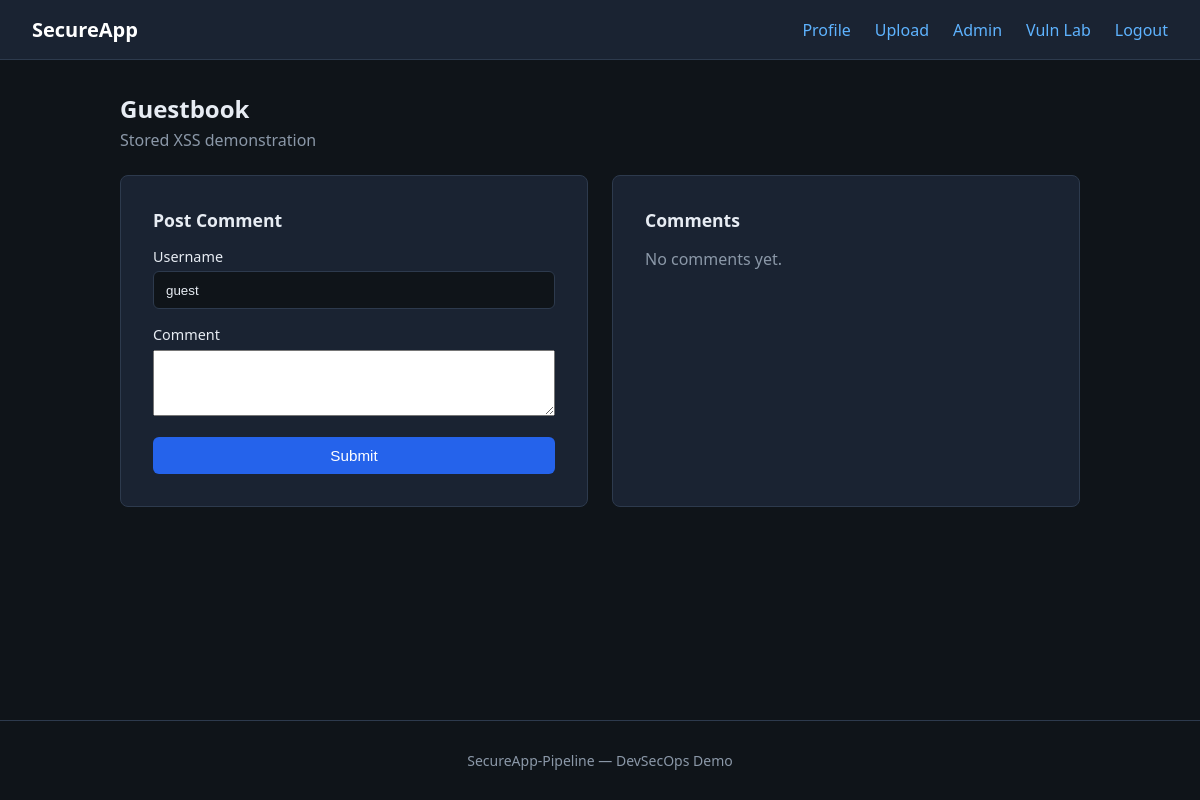
Page /vulnerable/xss-stored (signed in) on the earlier database version.
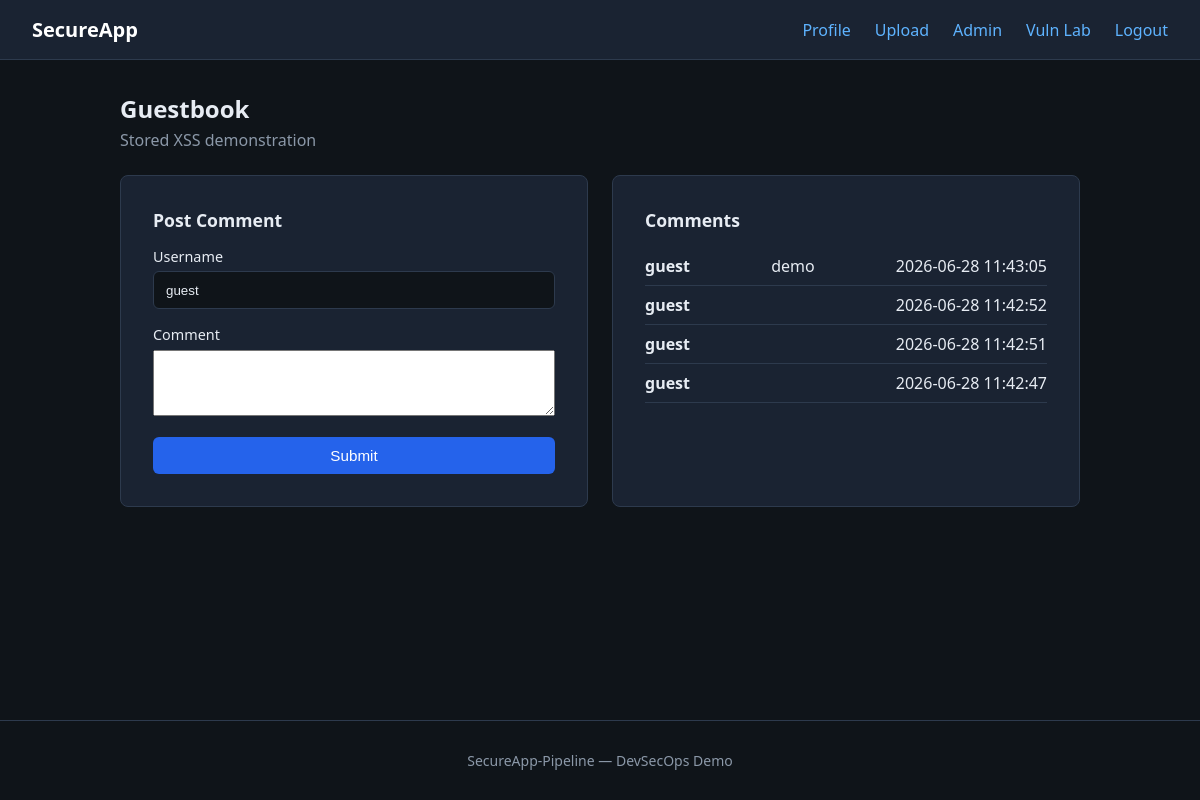
Same page on the later database version.
### tables this page shows
CREATE TABLE vulnerable_comments (
            id INTEGER PRIMARY KEY AUTOINCREMENT,
            username TEXT NOT NULL,
            body TEXT NOT NULL,
            created_at TEXT NOT NULL
        );

### app/routes/vulnerable.py (the view, shortened to what this page needs)
@vulnerable_bp.route("/xss-stored", methods=["GET", "POST"])
def xss_stored():
    db = get_db()
    comments = db.execute(
        """
        SELECT username, body, created_at
        FROM vulnerable_comments
        ORDER BY id DESC
        """
    ).fetchall()
    return render_template("vulnerable/xss_stored.html", comments=comments)

### app.py (called while the page is built)
def get_db():
    if "db" not in g:
        g.db = sqlite3.connect(DATABASE)
        g.db.row_factory = sqlite3.Row
    return g.db

def current_user():
    if "user_id" not in session:
        return None
    return get_db().execute(
        "SELECT id, username, email, is_admin, created_at FROM users WHERE id = ?",
        (session["user_id"],),
    ).fetchone()

@app.before_request
def load_logged_in_user():
    g.user = current_user()

### app/routes/vulnerable.py (called while the page is built)
def get_db():
    return g.db

### templates/vulnerable/xss_stored.html (shortened to what this page needs)
{% extends "base.html" %}
{% block content %}
<section class="page-header">
    <h1>Guestbook</h1>
    <p class="subtitle">Stored XSS demonstration</p>
</section>
<div class="card-grid">
    <article class="card">
        <h2>Post Comment</h2>
        <form method="post" class="form">
            <div class="form-group">
                <label for="username">Username</label>
                <input type="text" id="username" name="username" value="guest">
            </div>
            <div class="form-group">
                <label for="body">Comment</label>
                <textarea id="body" name="body" rows="4" style="width:100%;"></textarea>
            </div>
            <button type="submit" class="btn btn-primary">Submit</button>
        </form>
    </article>
    <article class="card">
        <h2>Comments</h2>
        {% if comments %}
            <ul class="item-list">
                {% for comment in comments %}
                    <li>
                        <strong>{{ comment.username|safe }}</strong>
                        <div>{{ comment.body|safe }}</div>
                        <time>{{ comment.created_at }}</time>
                    </li>
                {% endfor %}
            </ul>
        {% else %}
            <p class="empty-state">No comments yet.</p>
        {% endif %}
    </article>
</div>
{% endblock %}

### templates/base.html (shortened to what this page needs)
<!DOCTYPE html>
<html lang="en">
<head>
    <link rel="stylesheet" href="{{ url_for('static', filename='css/style.css') }}">
</head>
<body>
    <nav class="navbar">
        <div class="nav-brand">
            <a href="{{ url_for('index') }}">SecureApp</a>
        </div>
        <ul class="nav-links">
            {% if g.user %}
                <li><a href="{{ url_for('profile') }}">Profile</a></li>
                <li><a href="{{ url_for('upload') }}">Upload</a></li>
                {% if g.user.is_admin %}
                    <li><a href="{{ url_for('admin') }}">Admin</a></li>
                {% endif %}
                <li><a href="{{ url_for('vulnerable.index') }}">Vuln Lab</a></li>
                <li><a href="{{ url_for('logout') }}">Logout</a></li>
            {% else %}
                <li><a href="{{ url_for('login') }}">Login</a></li>
                <li><a href="{{ url_for('register') }}">Register</a></li>
                <li><a href="{{ url_for('vulnerable.index') }}">Vuln Lab</a></li>
            {% endif %}
        </ul>
    </nav>
    <main class="container">
        {% block content %}{% endblock %}
    </main>
    <footer class="footer">
        <p>SecureApp-Pipeline &mdash; DevSecOps Demo</p>
    </footer>
</body>
</html>

### app/static/css/style.css (style rules this page uses)
*, *::before, *::after { box-sizing: border-box; }
body { margin: 0; font-family: "Segoe UI", system-ui, sans-serif; background: #0f1419; color: #e7ecf3; min-height: 100vh; display: flex; flex-direction: column; }
a { color: #5eb3ff; text-decoration: none; }
.navbar { display: flex; justify-content: space-between; align-items: center; padding: 1rem 2rem; background: #1a2332; border-bottom: 1px solid #2d3a4d; }
.nav-brand a { font-weight: 700; font-size: 1.25rem; color: #fff; text-decoration: none; }
.nav-links { list-style: none; display: flex; gap: 1.5rem; margin: 0; padding: 0; }
.container { flex: 1; width: min(960px, 92%); margin: 2rem auto; }
.footer { text-align: center; padding: 1rem; color: #8b98a8; font-size: 0.875rem; border-top: 1px solid #2d3a4d; }
.auth-card, .card { background: #1a2332; border: 1px solid #2d3a4d; border-radius: 8px; padding: 2rem; }
.page-header { margin-bottom: 1.5rem; }
.page-header h1, .auth-card h1 { margin: 0 0 0.25rem; }
.subtitle { color: #8b98a8; margin: 0 0 1.5rem; }
.form-group { margin-bottom: 1rem; }
.form-group label { display: block; margin-bottom: 0.35rem; font-size: 0.9rem; }
.form-group input[type="text"], .form-group input[type="email"], .form-group input[type="password"], .form-group input[type="file"] { width: 100%; padding: 0.65rem 0.75rem; border: 1px solid #2d3a4d; border-radius: 6px; background: #0f1419; color: #e7ecf3; }
.btn { display: inline-block; padding: 0.65rem 1.25rem; border: none; border-radius: 6px; cursor: pointer; font-size: 0.95rem; }
.btn-primary { background: #2563eb; color: #fff; width: 100%; }
.card-grid { display: grid; gap: 1.5rem; }
@media (min-width: 768px) { .card-grid { grid-template-columns: 1fr 1fr; } }
.card h2 { margin-top: 0; font-size: 1.1rem; }
.item-list { list-style: none; padding: 0; margin: 0 0 1rem; }
.item-list li { display: flex; justify-content: space-between; padding: 0.5rem 0; border-bottom: 1px solid #2d3a4d; }

Differences in the rows shown:
added vulnerable_comments: username "guest", body "demo", created_at "2026-06-28 11:43:05"
added vulnerable_comments: username "guest", created_at "2026-06-28 11:42:52"
added vulnerable_comments: username "guest", created_at "2026-06-28 11:42:51"
added vulnerable_comments: username "guest", created_at "2026-06-28 11:42:47"
Other differences:
text no longer shown: "No comments yet."
